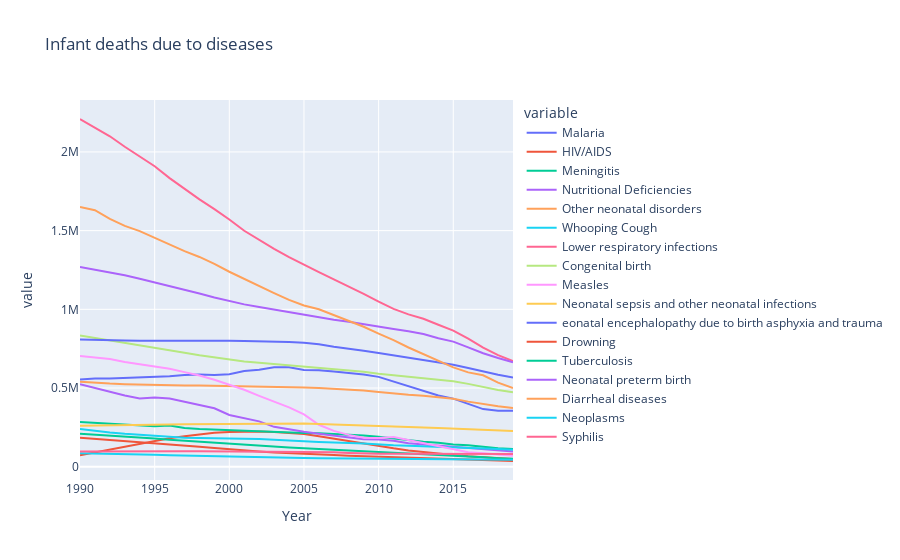

The notebook cell saved with this chart:
### Code cell
fig = px.line(data1_reasons, x=data1_reasons["Year"], y=columns, title='Infant deaths due to diseases')
fig.show()

### Figure 1 — Plotly figure (JSON) as saved in the notebook; plotly's stock layout.template omitted (floating-point values rounded to 4 significant figures)
{"data": [{"hovertemplate": "variable=Malaria<br>Year=%{x}<br>value=%{y}<extra></extra>", "legendgroup": "Malaria", "line": {"color": "#636efa", "dash": "solid"}, "marker": {"symbol": "circle"}, "mode": "lines", "name": "Malaria", "orientation": "v", "showlegend": true, "type": "scatter", "x": [1990, 1991, 1992, 1993, 1994, 1995, 1996, 1997, 1998, 1999, 2000, 2001, 2002, 2003, 2004, 2005, 2006, 2007, 2008, 2009, 2010, 2011, 2012, 2013, 2014, 2015, 2016, 2017, 2018, 2019], "xaxis": "x", "y": [553826, 560819, 560273, 564021, 563652, 569305, 575238, 582361, 585408, 582200, 586988, 607563, 616620, 631523, 631294, 614166, 612700, 604752, 595788, 586385, 571023, 542289, 509195, 481600, 453088, 432893, 397614, 366276, 356262, 356363], "yaxis": "y"}, {"hovertemplate": "variable=HIV/AIDS<br>Year=%{x}<br>value=%{y}<extra></extra>", "legendgroup": "HIV/AIDS", "line": {"color": "#EF553B", "dash": "solid"}, "marker": {"symbol": "circle"}, "mode": "lines", "name": "HIV/AIDS", "orientation": "v", "showlegend": true, "type": "scatter", "x": [1990, 1991, 1992, 1993, 1994, 1995, 1996, 1997, 1998, 1999, 2000, 2001, 2002, 2003, 2004, 2005, 2006, 2007, 2008, 2009, 2010, 2011, 2012, 2013, 2014, 2015, 2016, 2017, 2018, 2019], "xaxis": "x", "y": [73413, 90819, 109445, 128770, 147553, 165293, 180613, 193410, 205780, 215227, 220496, 223424, 223680, 221375, 217039, 208432, 193999, 178023, 162534, 146741, 131560, 116834, 103719, 92770, 83621, 74396, 66214, 59535, 53155, 48928], "yaxis": "y"}, {"hovertemplate": "variable=Meningitis<br>Year=%{x}<br>value=%{y}<extra></extra>", "legendgroup": "Meningitis", "line": {"color": "#00cc96", "dash": "solid"}, "marker": {"symbol": "circle"}, "mode": "lines", "name": "Meningitis", "orientation": "v", "showlegend": true, "type": "scatter", "x": [1990, 1991, 1992, 1993, 1994, 1995, 1996, 1997, 1998, 1999, 2000, 2001, 2002, 2003, 2004, 2005, 2006, 2007, 2008, 2009, 2010, 2011, 2012, 2013, 2014, 2015, 2016, 2017, 2018, 2019], "xaxis": "x", "y": [284149, 278453, 274398, 268742, 262125, 257813, 261581, 246764, 239096, 235382, 230774, 226331, 222303, 220884, 216630, 214662, 212983, 208548, 202273, 198434, 190193, 178704, 168633, 159556, 152141, 141606, 135968, 125920, 117601, 112205], "yaxis": "y"}, {"hovertemplate": "variable=Nutritional Deficiencies<br>Year=%{x}<br>value=%{y}<extra></extra>", "legendgroup": "Nutritional Deficiencies", "line": {"color": "#ab63fa", "dash": "solid"}, "marker": {"symbol": "circle"}, "mode": "lines", "name": "Nutritional Deficiencies", "orientation": "v", "showlegend": true, "type": "scatter", "x": [1990, 1991, 1992, 1993, 1994, 1995, 1996, 1997, 1998, 1999, 2000, 2001, 2002, 2003, 2004, 2005, 2006, 2007, 2008, 2009, 2010, 2011, 2012, 2013, 2014, 2015, 2016, 2017, 2018, 2019], "xaxis": "x", "y": [524103, 498575, 473637, 452037, 433745, 440460, 433921, 413517, 391914, 371472, 328575, 307138, 288292, 253557, 236203, 222129, 210075, 197640, 186406, 175068, 172996, 164589, 149267, 142362, 134779, 127585, 120794, 113888, 104455, 97303], "yaxis": "y"}, {"hovertemplate": "variable=Other neonatal disorders<br>Year=%{x}<br>value=%{y}<extra></extra>", "legendgroup": "Other neonatal disorders", "line": {"color": "#FFA15A", "dash": "solid"}, "marker": {"symbol": "circle"}, "mode": "lines", "name": "Other neonatal disorders", "orientation": "v", "showlegend": true, "type": "scatter", "x": [1990, 1991, 1992, 1993, 1994, 1995, 1996, 1997, 1998, 1999, 2000, 2001, 2002, 2003, 2004, 2005, 2006, 2007, 2008, 2009, 2010, 2011, 2012, 2013, 2014, 2015, 2016, 2017, 2018, 2019], "xaxis": "x", "y": [539952, 532524, 528402, 524859, 521545, 520552, 516457, 515786, 515694, 514517, 512241, 507869, 507478, 507257, 506958, 503848, 499781, 496198, 492491, 484272, 475556, 465676, 456885, 451091, 440566, 431780, 413695, 398181, 384635, 372684], "yaxis": "y"}, {"hovertemplate": "variable=Whooping Cough<br>Year=%{x}<br>value=%{y}<extra></extra>", "legendgroup": "Whooping Cough", "line": {"color": "#19d3f3", "dash": "solid"}, "marker": {"symbol": "circle"}, "mode": "lines", "name": "Whooping Cough", "orientation": "v", "showlegend": true, "type": "scatter", "x": [1990, 1991, 1992, 1993, 1994, 1995, 1996, 1997, 1998, 1999, 2000, 2001, 2002, 2003, 2004, 2005, 2006, 2007, 2008, 2009, 2010, 2011, 2012, 2013, 2014, 2015, 2016, 2017, 2018, 2019], "xaxis": "x", "y": [240021, 226966, 218039, 209460, 202834, 195316, 189035, 184998, 182670, 181205, 182862, 181530, 175744, 171889, 165387, 162311, 157325, 156146, 151287, 147533, 140586, 136718, 133864, 130800, 129602, 126874, 123928, 117804, 112958, 107836], "yaxis": "y"}, {"hovertemplate": "variable=Lower respiratory infections<br>Year=%{x}<br>value=%{y}<extra></extra>", "legendgroup": "Lower respiratory infections", "line": {"color": "#FF6692", "dash": "solid"}, "marker": {"symbol": "circle"}, "mode": "lines", "name": "Lower respiratory infections", "orientation": "v", "showlegend": true, "type": "scatter", "x": [1990, 1991, 1992, 1993, 1994, 1995, 1996, 1997, 1998, 1999, 2000, 2001, 2002, 2003, 2004, 2005, 2006, 2007, 2008, 2009, 2010, 2011, 2012, 2013, 2014, 2015, 2016, 2017, 2018, 2019], "xaxis": "x", "y": [2209128, 2152647, 2099333, 2033025, 1969416, 1908865, 1833638, 1765777, 1698704, 1636678, 1570943, 1498974, 1439764, 1384504, 1332256, 1282132, 1236847, 1189966, 1144956, 1097597, 1048514, 1002827, 968168, 939922, 902402, 864821, 814076, 756578, 709340, 671928], "yaxis": "y"}, {"hovertemplate": "variable=Congenital birth<br>Year=%{x}<br>value=%{y}<extra></extra>", "legendgroup": "Congenital birth", "line": {"color": "#B6E880", "dash": "solid"}, "marker": {"symbol": "circle"}, "mode": "lines", "name": "Congenital birth", "orientation": "v", "showlegend": true, "type": "scatter", "x": [1990, 1991, 1992, 1993, 1994, 1995, 1996, 1997, 1998, 1999, 2000, 2001, 2002, 2003, 2004, 2005, 2006, 2007, 2008, 2009, 2010, 2011, 2012, 2013, 2014, 2015, 2016, 2017, 2018, 2019], "xaxis": "x", "y": [834417, 818021, 801910, 786223, 770145, 754347, 737718, 724194, 708552, 694171, 680665, 669294, 660344, 652358, 645610, 638891, 631547, 622741, 613562, 603283, 590726, 580892, 573740, 565815, 552582, 543031, 526350, 506068, 488052, 473635], "yaxis": "y"}, {"hovertemplate": "variable=Measles<br>Year=%{x}<br>value=%{y}<extra></extra>", "legendgroup": "Measles", "line": {"color": "#FF97FF", "dash": "solid"}, "marker": {"symbol": "circle"}, "mode": "lines", "name": "Measles", "orientation": "v", "showlegend": true, "type": "scatter", "x": [1990, 1991, 1992, 1993, 1994, 1995, 1996, 1997, 1998, 1999, 2000, 2001, 2002, 2003, 2004, 2005, 2006, 2007, 2008, 2009, 2010, 2011, 2012, 2013, 2014, 2015, 2016, 2017, 2018, 2019], "xaxis": "x", "y": [704288, 694354, 685081, 665170, 650795, 639200, 621941, 600996, 579599, 552526, 522918, 489021, 450290, 413246, 377155, 332547, 266729, 228097, 202287, 183551, 182268, 188285, 169554, 147318, 127987, 109894, 92058, 85691, 78173, 69854], "yaxis": "y"}, {"hovertemplate": "variable=Neonatal sepsis and other neonatal infections<br>Year=%{x}<br>value=%{y}<extra></extra>", "legendgroup": "Neonatal sepsis and other neonatal infections", "line": {"color": "#FECB52", "dash": "solid"}, "marker": {"symbol": "circle"}, "mode": "lines", "name": "Neonatal sepsis and other neonatal infections", "orientation": "v", "showlegend": true, "type": "scatter", "x": [1990, 1991, 1992, 1993, 1994, 1995, 1996, 1997, 1998, 1999, 2000, 2001, 2002, 2003, 2004, 2005, 2006, 2007, 2008, 2009, 2010, 2011, 2012, 2013, 2014, 2015, 2016, 2017, 2018, 2019], "xaxis": "x", "y": [260150, 260686, 261075, 262503, 264335, 266180, 267744, 269338, 270524, 271319, 271614, 271712, 272499, 273213, 273731, 274612, 271415, 268900, 265134, 262531, 259077, 256181, 252878, 249975, 246218, 241578, 236469, 232340, 228288, 226517], "yaxis": "y"}, {"hovertemplate": "variable=eonatal encephalopathy due to birth asphyxia and trauma<br>Year=%{x}<br>value=%{y}<extra></extra>", "legendgroup": "eonatal encephalopathy due to birth asphyxia and trauma", "line": {"color": "#636efa", "dash": "solid"}, "marker": {"symbol": "circle"}, "mode": "lines", "name": "eonatal encephalopathy due to birth asphyxia and trauma", "orientation": "v", "showlegend": true, "type": "scatter", "x": [1990, 1991, 1992, 1993, 1994, 1995, 1996, 1997, 1998, 1999, 2000, 2001, 2002, 2003, 2004, 2005, 2006, 2007, 2008, 2009, 2010, 2011, 2012, 2013, 2014, 2015, 2016, 2017, 2018, 2019], "xaxis": "x", "y": [808681, 805412, 803584, 802184, 800594, 801445, 801032, 801705, 801680, 801377, 800955, 799068, 798388, 796620, 792816, 787810, 778097, 762908, 751335, 737551, 722461, 707863, 693032, 681207, 664172, 647752, 627954, 605246, 584192, 566976], "yaxis": "y"}, {"hovertemplate": "variable=Drowning<br>Year=%{x}<br>value=%{y}<extra></extra>", "legendgroup": "Drowning", "line": {"color": "#EF553B", "dash": "solid"}, "marker": {"symbol": "circle"}, "mode": "lines", "name": "Drowning", "orientation": "v", "showlegend": true, "type": "scatter", "x": [1990, 1991, 1992, 1993, 1994, 1995, 1996, 1997, 1998, 1999, 2000, 2001, 2002, 2003, 2004, 2005, 2006, 2007, 2008, 2009, 2010, 2011, 2012, 2013, 2014, 2015, 2016, 2017, 2018, 2019], "xaxis": "x", "y": [184096, 177485, 169463, 163469, 156368, 149039, 140555, 133573, 126799, 118803, 110605, 103339, 96992, 91043, 85888, 81472, 77409, 74275, 70470, 66910, 63452, 60177, 57681, 54908, 51263, 48430, 45183, 41613, 38974, 36507], "yaxis": "y"}, {"hovertemplate": "variable=Tuberculosis<br>Year=%{x}<br>value=%{y}<extra></extra>", "legendgroup": "Tuberculosis", "line": {"color": "#00cc96", "dash": "solid"}, "marker": {"symbol": "circle"}, "mode": "lines", "name": "Tuberculosis", "orientation": "v", "showlegend": true, "type": "scatter", "x": [1990, 1991, 1992, 1993, 1994, 1995, 1996, 1997, 1998, 1999, 2000, 2001, 2002, 2003, 2004, 2005, 2006, 2007, 2008, 2009, 2010, 2011, 2012, 2013, 2014, 2015, 2016, 2017, 2018, 2019], "xaxis": "x", "y": [209562, 203871, 198851, 191046, 184346, 178689, 170953, 164320, 158282, 153022, 147750, 141253, 135172, 128994, 122773, 116978, 112580, 107571, 102851, 97378, 91351, 86205, 82489, 79144, 75419, 71205, 65758, 59558, 54323, 50163], "yaxis": "y"}, {"hovertemplate": "variable=Neonatal preterm birth<br>Year=%{x}<br>value=%{y}<extra></extra>", "legendgroup": "Neonatal preterm birth", "line": {"color": "#ab63fa", "dash": "solid"}, "marker": {"symbol": "circle"}, "mode": "lines", "name": "Neonatal preterm birth", "orientation": "v", "showlegend": true, "type": "scatter", "x": [1990, 1991, 1992, 1993, 1994, 1995, 1996, 1997, 1998, 1999, 2000, 2001, 2002, 2003, 2004, 2005, 2006, 2007, 2008, 2009, 2010, 2011, 2012, 2013, 2014, 2015, 2016, 2017, 2018, 2019], "xaxis": "x", "y": [1269043, 1252407, 1235742, 1216180, 1193991, 1171518, 1144886, 1122281, 1100060, 1075770, 1052896, 1031611, 1014359, 997371, 979529, 962456, 947605, 933170, 920659, 907110, 890582, 875233, 860525, 843166, 816188, 795050, 758611, 721097, 690743, 663520], "yaxis": "y"}, {"hovertemplate": "variable=Diarrheal diseases<br>Year=%{x}<br>value=%{y}<extra></extra>", "legendgroup": "Diarrheal diseases", "line": {"color": "#FFA15A", "dash": "solid"}, "marker": {"symbol": "circle"}, "mode": "lines", "name": "Diarrheal diseases", "orientation": "v", "showlegend": true, "type": "scatter", "x": [1990, 1991, 1992, 1993, 1994, 1995, 1996, 1997, 1998, 1999, 2000, 2001, 2002, 2003, 2004, 2005, 2006, 2007, 2008, 2009, 2010, 2011, 2012, 2013, 2014, 2015, 2016, 2017, 2018, 2019], "xaxis": "x", "y": [1649581, 1629821, 1574388, 1529776, 1497210, 1453201, 1411053, 1369601, 1332708, 1288660, 1238823, 1192066, 1148444, 1103145, 1060425, 1024524, 1000612, 964351, 927145, 889357, 845183, 804545, 757720, 715681, 672213, 630905, 599402, 581234, 534628, 500664], "yaxis": "y"}, {"hovertemplate": "variable=Neoplasms<br>Year=%{x}<br>value=%{y}<extra></extra>", "legendgroup": "Neoplasms", "line": {"color": "#19d3f3", "dash": "solid"}, "marker": {"symbol": "circle"}, "mode": "lines", "name": "Neoplasms", "orientation": "v", "showlegend": true, "type": "scatter", "x": [1990, 1991, 1992, 1993, 1994, 1995, 1996, 1997, 1998, 1999, 2000, 2001, 2002, 2003, 2004, 2005, 2006, 2007, 2008, 2009, 2010, 2011, 2012, 2013, 2014, 2015, 2016, 2017, 2018, 2019], "xaxis": "x", "y": [85197, 84005, 82272, 80413, 78307, 75976, 73325, 70998, 68525, 66285, 63846, 61206, 59131, 57320, 55976, 55310, 54694, 53786, 53286, 52513, 51493, 50967, 50975, 50812, 50286, 49534, 48474, 46953, 45656, 44452], "yaxis": "y"}, {"hovertemplate": "variable=Syphilis<br>Year=%{x}<br>value=%{y}<extra></extra>", "legendgroup": "Syphilis", "line": {"color": "#FF6692", "dash": "solid"}, "marker": {"symbol": "circle"}, "mode": "lines", "name": "Syphilis", "orientation": "v", "showlegend": true, "type": "scatter", "x": [1990, 1991, 1992, 1993, 1994, 1995, 1996, 1997, 1998, 1999, 2000, 2001, 2002, 2003, 2004, 2005, 2006, 2007, 2008, 2009, 2010, 2011, 2012, 2013, 2014, 2015, 2016, 2017, 2018, 2019], "xaxis": "x", "y": [97389, 98220, 98675, 98943, 99154, 99248, 99178, 99147, 99033, 98588, 97998, 97472, 97077, 96433, 95870, 95717, 94794, 91864, 87924, 84363, 82547, 82460, 82783, 82976, 82556, 82410, 81827, 80160, 79973, 81428], "yaxis": "y"}], "layout": {"legend": {"title": {"text": "variable"}, "tracegroupgap": 0}, "title": {"text": "Infant deaths due to diseases"}, "xaxis": {"anchor": "y", "domain": [0, 1], "title": {"text": "Year"}}, "yaxis": {"anchor": "x", "domain": [0, 1], "title": {"text": "value"}}}}
